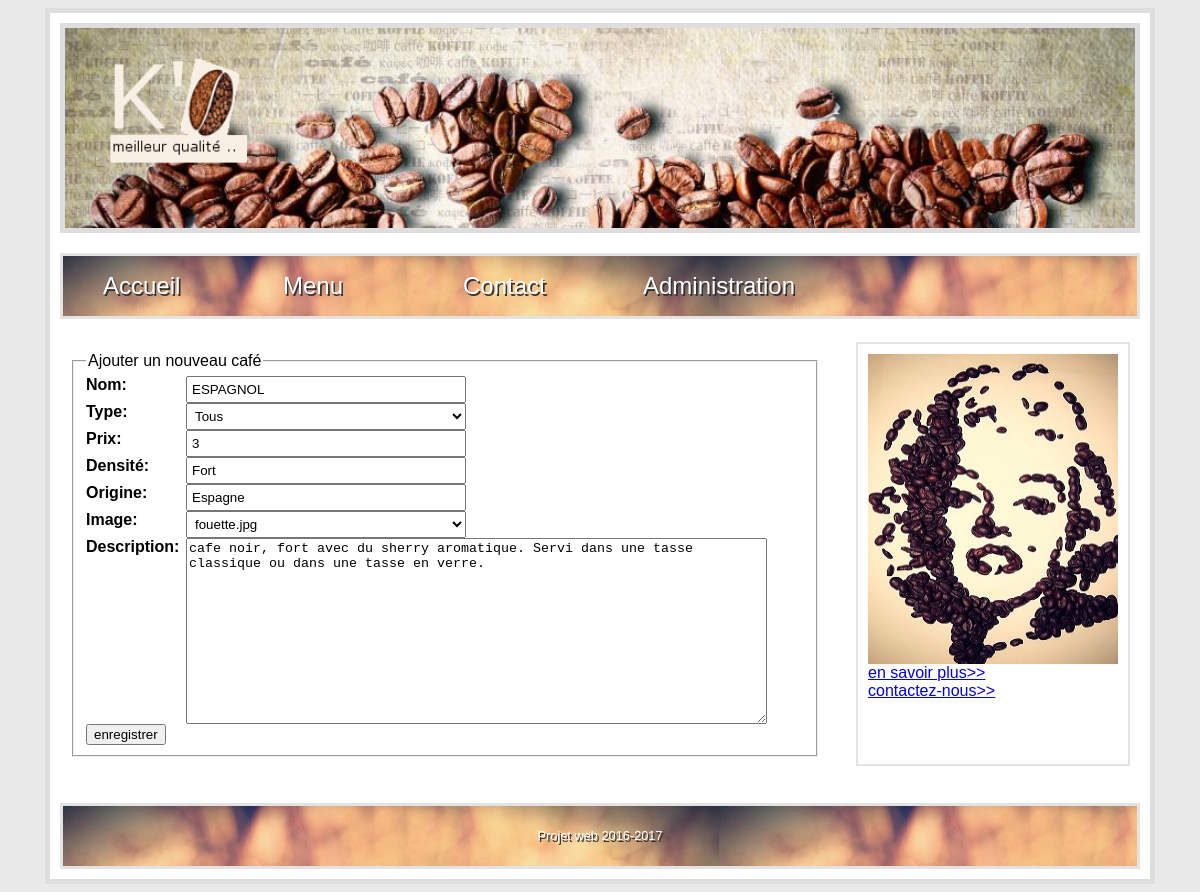
The app's page /CoffeeAdd.php?update=111 with its own data.
### tables this page shows
CREATE TABLE `coffee` (
  `id` int(11) NOT NULL,
  `name` varchar(30) NOT NULL,
  `type` varchar(15) NOT NULL,
  `price` int(10) NOT NULL,
  `roast` varchar(10) NOT NULL,
  `country` varchar(10) NOT NULL,
  `image` text NOT NULL,
  `review` text NOT NULL
);

### Model/Credentials.php (called while the page is built, shortened)
<?php
$database = "coffeedb";
?>

### Model/CoffeeModel.php (called while the page is built, shortened)
<?php
require ("Entities/CoffeeEntity.php");
class CoffeeModel {
    function GetCoffeeTypes() {
        require ('Credentials.php');
        $link=mysqli_connect($host, $user, $passwd) or die(mysql_error());
        mysqli_select_db($link,$database);
        $result = mysqli_query($link,"SELECT DISTINCT type FROM coffee") or die(mysql_error());
        $types = array();
        while ($row = mysqli_fetch_array($result)) {
            array_push($types, $row[0]);
        }
        return $types;
    }
    function GetCoffeeById($id) {
        require ('Credentials.php');
        $link=mysqli_connect($host, $user, $passwd) or die(mysql_error);
        mysqli_select_db($link,$database);
        $query = "SELECT * FROM coffee WHERE id = $id";
        $result = mysqli_query($link,$query) or die(mysql_error());
        while ($row = mysqli_fetch_array($result)) {
            $name = $row[1];
            $type = $row[2];
            $price = $row[3];
            $roast = $row[4];
            $country = $row[5];
            $image = $row[6];
            $review = $row[7];
            $coffee = new CoffeeEntity($id, $name, $type, $price, $roast, $country, $image, $review);
        }
        return $coffee;
    }
}
?>

### Entities/CoffeeEntity.php (called while the page is built, shortened)
<?php
class CoffeeEntity
{
    function __construct($id, $name, $type, $price, $roast, $country, $image, $review) {
        $this->name = $name;
        $this->price = $price;
        $this->roast = $roast;
        $this->country = $country;
        $this->image = $image;
        $this->review = $review;
    }
}
?>

### CoffeeAdd.php (the view, shortened to what this page needs)
<?php
require './Controller/CoffeeController.php';
$coffeeController = new CoffeeController();
if(isset($_GET["update"]))
{
    $coffee = $coffeeController->GetCoffeeById($_GET["update"]);
    $content ="<form action='' method='post'>
    <fieldset>
        <legend>Ajouter un nouveau café</legend>
        <label for='name'>Nom: </label>
        <input type='text' class='inputField' name='txtName' value='$coffee->name'  /><br/>
        <label for='type'>Type: </label>
        <select class='inputField' name='ddlType'>
            <option value='%'>Tous</option>"
        .$coffeeController->CreateOptionValues($coffeeController->GetCoffeeTypes()).
        "</select><br/>
        <label for='price'>Prix: </label>
        <input type='text' class='inputField' name='txtPrice' value='$coffee->price'/><br/>
        <label for='roast'>Densité: </label>
        <input type='text' class='inputField' name='txtRoast' value='$coffee->roast' /><br/>
        <label for='country'>Origine: </label>
        <input type='text' class='inputField' name='txtCountry' value='$coffee->country' /><br/>
        <label for='image'>Image: </label>
        <select class='inputField' name='ddlImage' value='$coffee->image'>"
        .$coffeeController->GetImages().
        "</select></br>
        <label for='review'>Description: </label>
        <textarea cols='70' rows='12' name='txtReview'>$coffee->review</textarea></br>
        <input type='submit' value='enregistrer'>
    </fieldset>
</form>";
}
include './Template.php';
?>

### Styles/Stylesheet.css (style rules this page uses)
body { font-family: lucida grande ,tahoma,verdana,arial,sans-serif; background-color: #e9e9e9; }
.inputField { width: 280px; padding: 4px; }
label { float: left; width: 100px; font-weight: bold; }

### records on screen
coffee: txtName "ESPAGNOL", txtPrice "3", txtRoast "Fort", txtCountry "Espagne", ddlImage "fouette.jpg", txtReview "cafe noir, fort avec du sherry aromatique. Servi dans une tasse classique ou dans une tasse en verre."
